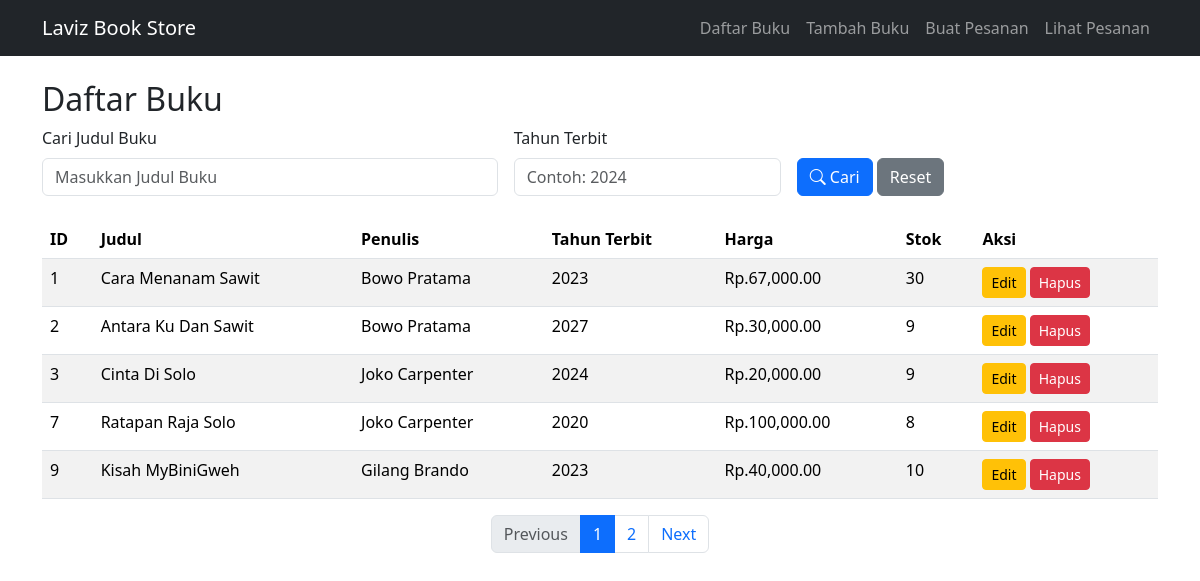
The page /pertemuan9/belajar/index.php on the database as committed earlier.
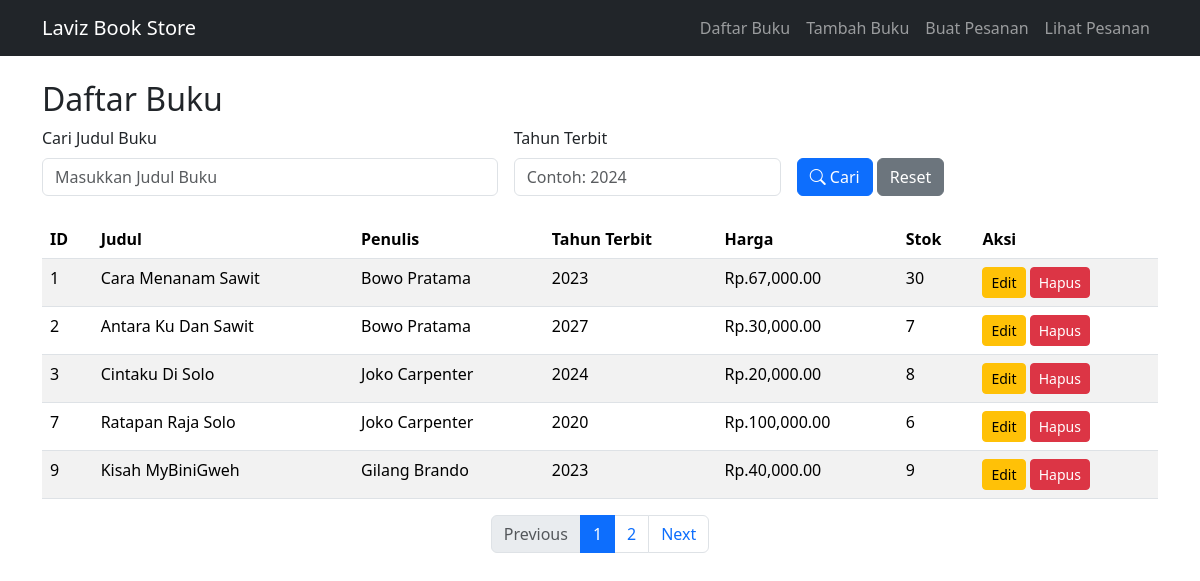
The same page on the database as committed later.
### tables this page shows
CREATE TABLE `buku` (
  `id` int NOT NULL,
  `judul` varchar(255) NOT NULL,
  `penulis` varchar(255) NOT NULL,
  `tahun_terbit` int NOT NULL,
  `harga` decimal(10,2) NOT NULL,
  `stok` int NOT NULL
);

### pertemuan9/belajar/proses_index.php (called while the page is built, shortened)
<?php
include "koneksi.php";
$limit = 5;
$page = isset($_GET['page']) ? (int)$_GET['page'] : 1;
$offset = ($page - 1) * $limit;
$filter = "";
$sql = "SELECT * FROM buku WHERE 1=1 $filter LIMIT $limit OFFSET $offset";
$result = $conn->query($sql);

### pertemuan9/belajar/index.php (the view, shortened to what the changed rows need)
<?php
include "proses_index.php";
?>
<!DOCTYPE html>
<html lang="en">
<head>
    <link href="https://cdn.jsdelivr.net/npm/bootstrap@5.3.8/dist/css/bootstrap.min.css" rel="stylesheet">
    <link rel="stylesheet" href="https://cdn.jsdelivr.net/npm/bootstrap-icons@1.11.3/font/bootstrap-icons.min.css">
</head>
<body>
    <div class="container mt-4">
        <h2>Daftar Buku</h2>
        <table class="table table-striped">
            <thead>
                <tr>
                    <th>
                        ID
                    </th>
                    <th>
                        Judul
                    </th>
                    <th>
                        Penulis
                    </th>
                    <th>
                        Tahun Terbit
                    </th>
                    <th>
                        Harga
                    </th>
                    <th>
                        Stok
                    </th>
                    <th>
                        Aksi
                    </th>
                </tr>
            </thead>
            <tbody>
                <?php if ($result->num_rows > 0): ?>
                    <?php
                    while ($row = $result->fetch_assoc()):
                    ?>
                        <tr>
                            <td><?php echo $row["id"] ?></td>
                            <td class="text-capitalize"><?php echo $row["judul"] ?></td>
                            <td class="text-capitalize"><?php echo $row["penulis"] ?></td>
                            <td><?php echo $row["tahun_terbit"] ?></td>
                            <td>Rp.<?php echo number_format($row["harga"], 2) ?></td>
                            <td><?php echo $row["stok"] ?></td>
                            <td>
                                <a href="edit.php?id=<?php echo $row["id"] ?>"
                                    class="btn btn-sm btn-warning">
                                    Edit
                                </a>
                                <a href="hapus.php?id=<?php echo $row["id"] ?>"
                                    class="btn btn-sm btn-danger">
                                    Hapus
                                </a>
                            </td>
                        </tr>
                    <?php endwhile; ?>
                <?php else: ?>
                    <tr>
                        <td colspan="7" class="text-center fw-bold">Tidak ada buku</td>
                    </tr>
                <?php endif; ?>
            </tbody>
        </table>
    </div>
</body>
</html>

Rows that differ between the two databases and show on the page:
changed buku "Antara Ku Dan Sawit": stok "9" → "7"
changed buku id 3: judul "Cinta Di Solo" → "Cintaku Di Solo"; stok "9" → "8"
changed buku "Ratapan Raja Solo": stok "8" → "6"
changed buku "Kisah MyBiniGweh": stok "10" → "9"
